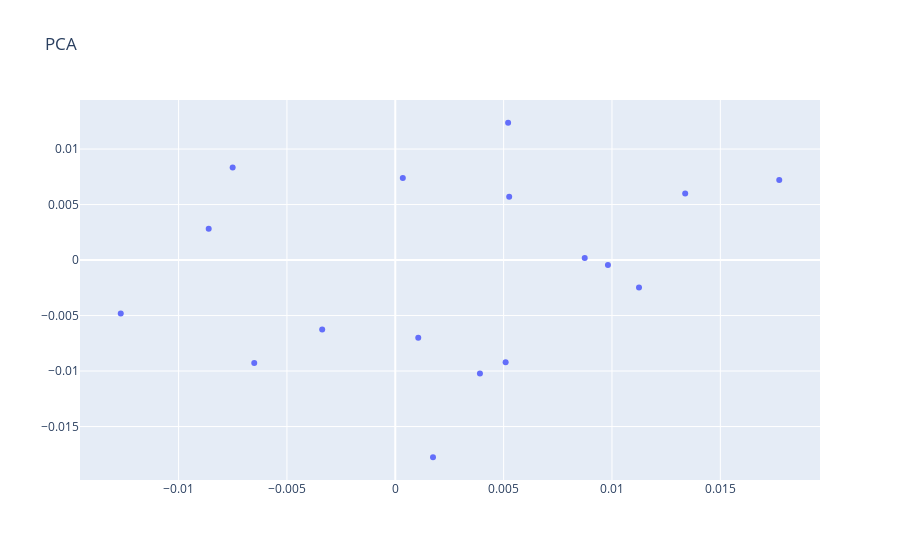

Notebook code cell kept with this figure:
### Code cell
trace = go.Scatter(x=resul_red['X'].values,
                   y=resul_red['Y'].values,
                   text=resul_red['Palabra'].values,
                   mode='markers') 

layout = go.Layout(title="PCA")

fig = go.Figure(data=trace, layout=layout)
iplot(fig)

### Figure 1 — Plotly figure (JSON) as saved in the notebook; plotly's stock layout.template omitted (floating-point values rounded to 4 significant figures)
{"data": [{"mode": "markers", "text": ["vida", "pelicula", "va", "leer", "amor", "matrimonio", "historia", "juntos", "mas", "siempre", "ambos", "años", "encuentra", "dos", "joven", "mundo", "casa"], "type": "scatter", "x": [0.009814, 0.005093, 0.008742, -0.003373, 0.01125, 0.01338, -0.00861, 0.001741, -0.007505, 0.003907, 0.005257, 0.0003479, 0.00106, -0.006508, 0.01772, -0.01267, 0.005207], "y": [-0.0004525, -0.00921, 0.0001816, -0.00625, -0.002464, 0.005991, 0.002828, -0.01777, 0.008344, -0.01022, 0.005706, 0.007386, -0.007003, -0.009272, 0.007209, -0.004806, 0.01237]}], "layout": {"title": {"text": "PCA"}}}
